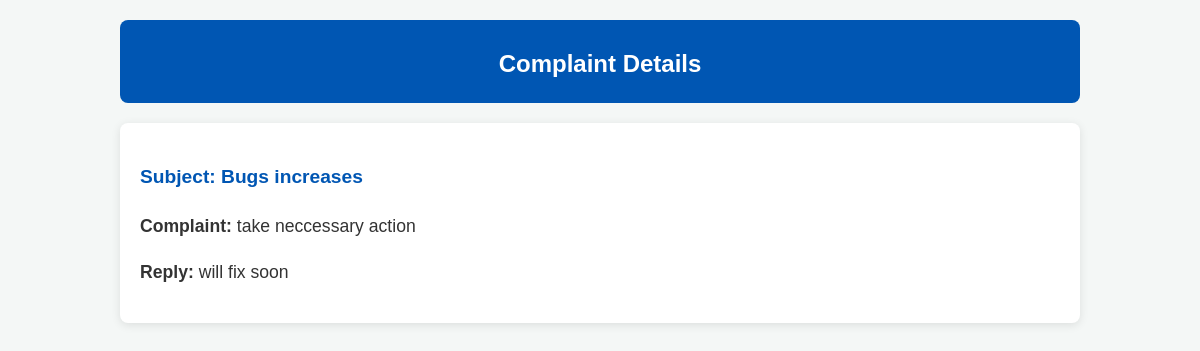
The page /ShowReply/5/ on the database its author committed.
### Personapp/models.py (models this page shows)
class UserComp(models.Model):
    userid=models.ForeignKey('Login',on_delete=models.CASCADE)
    complaint=models.TextField(max_length=300)
    subject=models.CharField(max_length=200)
    currentdate=models.DateField(auto_now_add=True)
    replay=models.TextField(max_length=500,null=True,blank=True)

### Personapp/views.py (the view)
# urls.py: path('ShowReply/<int:id>/',views.ShowReply,name='ShowReply'),
def ShowReply (request,id):
    complaint=get_object_or_404(UserComp, id=id)
    return render(request, 'view_reply.html', {'complaint':complaint})

### Personapp/templates/view_reply.html (shortened to what this page needs)
<!DOCTYPE html>
<html lang="en">
<head>
</head>
<body>
    <div class="container">
        <form method="post">
            <div class="header">
                <h2>Complaint Details</h2>
            </div>
            <div class="complaint-info">
                <p class="subject">Subject: {{complaint.subject}}</p>
                <p><strong>Complaint:</strong> {{complaint.complaint}}</p>
                <p><strong>Reply:</strong> {{complaint.replay}}</p>
            </div>
        </form>
    </div>
</body>
</html>

### Personapp/templates/view_reply.html (style rules this page uses)
body { font-family: Arial, sans-serif; background-color: #f4f7f6; margin: 0; padding: 0; color: #333; }
.container { width: 80%; margin: 0 auto; padding: 20px; }
.header { background-color: #0056b3; color: white; padding: 10px; text-align: center; border-radius: 8px; }
h2 { font-size: 1.5rem; margin-bottom: 15px; }
.complaint-info { background-color: #fff; padding: 20px; border-radius: 8px; box-shadow: 0 2px 10px rgba(0, 0, 0, 0.1); margin-top: 20px; }
.complaint-info p { line-height: 1.6; font-size: 1.1rem; }
.complaint-info .subject { font-weight: bold; font-size: 1.2rem; color: #0056b3; }

### rows shown on the page
UserComp: subject "Bugs increases", complaint "take neccessary action", replay "will fix soon"
